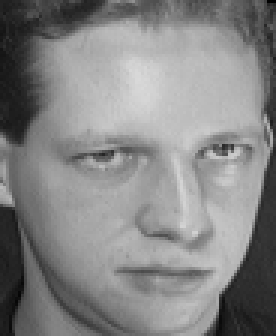
#> input picture ATTfaces/faces/s110.pgm, 92 x 112 px (shown 3 times larger); its folder holds 4 pictures in this run
$ jupyter execute --allow-errors PCA.ipynb
#> lines starting #> are read from the running program, lines starting #| are printed output that depends on the picture
# Facial Recognition and Reconstruction with Principal Component Analysis (PCA)
---

**Overview**

This notebook demonstrates how to apply Principal Component Analysis (PCA) for facial recognition and reconstruction. PCA is a powerful dimensionality reduction technique in linear algebra that transforms high-dimensional data into a lower-dimensional form. In the context of facial recognition, PCA helps in identifying the key features (**eigenfaces**) that capture the most significant variations among different faces. By projecting face images onto these eigenfaces, we can efficiently store and reconstruct facial data with reduced dimensionality.

**Objectives**

* Understand PCA: Grasp the fundamental concepts of PCA and how it applies to image data.

* Compute Eigenfaces: Learn how to derive eigenfaces from a dataset of facial images.

* Data Reduction: Utilize PCA to reduce the dimensionality of facial data, making storage and computation more efficient.

* Face Reconstruction: Reconstruct face images from their PCA-reduced representations and evaluate reconstruction quality.

### Step 1: Load the Dataset

In this step, we load and preprocess the dataset of facial images. The dataset consist of 400 grayscale images stored in the `ATTfaces/faces/` directory as `.pgm` files. We convert these images into a NumPy array to compute mathematical operations required for PCA.

**Key Actions:**

* Load Images: Read each `.pgm` file, convert it to a NumPy array, and store all images in a single NumPy array for efficient computation.

* Visualize Sample Faces: Display a grid of sample face images to get an initial sense of the data.

[cell 1]
import os
import numpy as np
import matplotlib.pyplot as plt
from mpl_toolkits.axes_grid1 import ImageGrid
from PIL import Image
from skimage.metrics import structural_similarity as ssim
from sklearn.metrics.pairwise import cosine_similarity

# Load the files into a list from the directory
data_dir = "ATTfaces/faces/"
file_names = os.listdir(data_dir)

# Convert each image into a NumPy array and store in images
images = [np.asarray(Image.open(data_dir + file_names[i])) for i in range(len(file_names))]
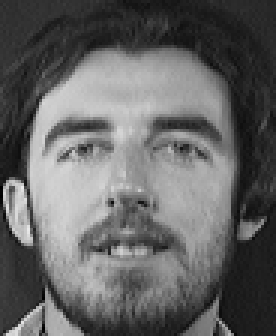
#> input picture ATTfaces/faces/s111.pgm, 92 x 112 px (shown 3 times larger)
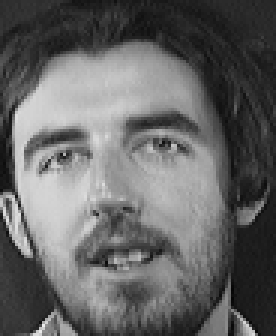
#> input picture ATTfaces/faces/s112.pgm, 92 x 112 px (shown 3 times larger)
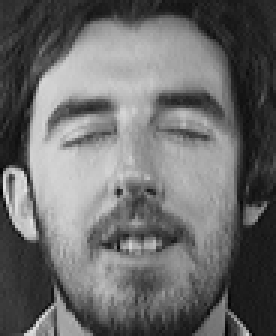
#> input picture ATTfaces/faces/s114.pgm, 92 x 112 px (shown 3 times larger)
#> images = 4 items

# Convert the list of images into a 3D array (# of images, height, width)
images = np.array(images)

# Display image shape
print(f"Dataset contains {images.shape[0]} images with dimensions {images.shape[1]}*{images.shape[2]} pixels each.")
#| Dataset contains 4 images with dimensions 112*92 pixels each.

# Visualize some of the faces
fig = plt.figure(figsize=(10, 10))
grid = ImageGrid(fig, 111, nrows_ncols=(5, 5), axes_pad=0.1)
fig.suptitle("Sample Faces from the Dataset", fontsize=16)

for ax, im in zip(grid, images[:25]):
    ax.imshow(im, cmap="gray")
    ax.axis('off')
#> this loop made 4 passes

plt.show()

### Step 2: Calculate the Mean Face

The mean face represents the average appearance across all faces in the dataset. Calculating the mean face provides a baseline for understanding the common features shared among the individuals in the dataset. It also serves as a reference point for computing the deviations of individual faces, which is essential for PCA.

**Key Actions:**

* Compute Mean Face: Calculate the average pixel value across all images.

* Visualize Mean Face: Display the mean face to observe the common features.

[cell 2]
# Calculate the mean face by averaging pixels across all images
face_mean = images.mean(axis=0)
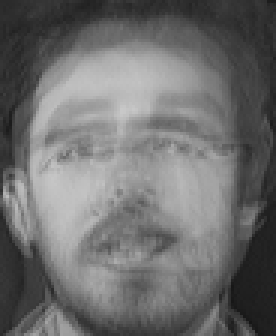
#> face_mean: shape (112, 92) float64 (shown 3 times larger); min 22.5, max 200.5, mean 110.3

# Display the mean face
fig = plt.figure(figsize=(6, 6))
ax = fig.add_subplot(111)
ax.imshow(face_mean, cmap="gray")
ax.axis('off')
ax.set_title("Average Face from Dataset", fontsize=14)

plt.show()

# Principal Component Analysis (PCA)
---

Principal Component Analysis allows us to identify the most important aspects of the dataset (**eigenfaces**) and shrink each image to share similarities with those eigenfaces. While the process is lossy, we can retain almost all of the initial information, while greatly reducing the storage requirements of the dataset.

### Step 3: Prepare for Eigendecompsition

We currently have our dataset loaded and have computed the mean face. Now, we'll center the dataset by subtracting the mean face from each image. Centering the dataset ensures that hte principal components capture the directions of maximum variance (most information).

**Key Actions:**

* Center the Data: Subtract the mean face from each image.

* Reshape Data: Flatten each 2D image into a 1D vector to form a 2D data matrix for PCA.

[cell 3]
# Get image dimensions
num_images, height, width = images.shape
#> num_images = 4; height = 112; width = 92
image_size = height * width
#> image_size = 10304

# Flatten each image into a 1D vector
flattened_images = images.reshape(num_images, image_size)

# Compute the mean face as a 1D vector
face_mean_vector = face_mean.flatten()
#> face_mean_vector = 10304 values, max 200.5 at index 3352, min 22.5 at index 9927, mean 110.3

# Center the data by subtracting the mean face from each image
centered_images = flattened_images - face_mean_vector

# Display the shape of the centered data matrix to verify correctness
print(f"Data matrix shape after flattening and centering: {centered_images.shape}")
#| Data matrix shape after flattening and centering: (4, 10304)

### Step 4: Eigendecomposition

In this step, we will compute the eigenvalues and eigenvectors of the covariance matrix. Understanding what the outputs are of these formulas is crucial as it's the backbone of PCA

**Key Concepts:**

* Eigenvectors (Principal Components): Vector directions that achieve the most variance and therefore the most information about the initial information. They represent the most significant features (**eigenfaces**) that differentiate the faces in the dataset.

* EigenValues: These are coefficients that indicate the amount of variance captured by each eigenvector. Higher eigenvalues correspond to eigenvectors that capture more variance.

**Important Points:**

* Each eigenvector is associated with one eigenvalue, establishing a one-to-one relationship between them.

* The eigenvalues are used to rank the eigenvectors in order of significance, from highest to lowest variance.

**Key Actions:**

* Compute the Covariance Matrix: With the centered data, we'll compute the covariance matrix.

* Perform Eigenvalue Decomposition: We'll compute the eigenvalues and eigenvectors of the covariance matrix using NumPy's `eigh` function.

* Sort Eigenvalues and Eigenvectors: We'll sort the eigenvalues in descending order and rearrange the eigenvectors accordingly to prioritize the principal components that capture the most variance (largest eigenvalues).

* Compute Eigenfaces: Finally, we'll transform the eigenvectors back to the original high-dimensional space to obtain the eigenfaces.

[cell 4]
# Compute the covariance matrix using the trick (low-dimensional space)
cov_matrix = np.dot(centered_images, centered_images.T) / num_images
#> cov_matrix = [[5619902.7, -2072073.6, -2612671.2, -935157.8], [-2072073.6, 2381991.8, 238249.5, -548167.6], [-2612671.2, 238249.5, 3231583.9, -857162.2], [-935157.8, -548167.6, -857162.2, 2340487.7]]

# Compute eigenvalues and eigenvectors
eigenvalues, eigenvectors = np.linalg.eigh(cov_matrix)
#> eigenvalues = [4.3e-10, 2405156.4, 3218569.7, 7950240]; eigenvectors = [[0.5, -0.0152, -0.269, -0.823], [0.5, -0.803, -0.0132, 0.323], [0.5, 0.507, -0.525, 0.466], [0.5, 0.312, 0.807, 0.0345]]

# Sort eigenvalues and corresponding eigenvectors in descending order
sorted_indices = np.argsort(eigenvalues)[::-1]
#> sorted_indices = [3, 2, 1, 0]
eigenvalues = eigenvalues[sorted_indices]
#> eigenvalues = [7950240, 3218569.7, 2405156.4, 4.3e-10]
eigenvectors = eigenvectors[:, sorted_indices]
#> eigenvectors = [[-0.823, -0.269, -0.0152, 0.5], [0.323, -0.0132, -0.803, 0.5], [0.466, -0.525, 0.507, 0.5], [0.0345, 0.807, 0.312, 0.5]]

# Compute the actual eigenfaces
eigenfaces = np.dot(centered_images.T, eigenvectors)

# Normalize eigenfaces to have unit length
eigenfaces = eigenfaces / np.linalg.norm(eigenfaces, axis=0)

print(f"Number of eigenfaces computed: {eigenfaces.shape[1]}")
#| Number of eigenfaces computed: 4

### Step 5:  Eigenfaces and Normalization

Currently, we have 400 eigenvectors and eigenvalues because that's the dimensionality of our covariance matrix. To reduce the size of our dataset, we'll only keep the first **250** values.

**Key Actions:**

* Select Top Eigenfaces: Retain the first 150 eigenfaces based on the sorted eigenvalues.

* Normalize Eigenfaces: Although already normalized, we'll ensure that the eigenfaces are scaled appropriately for visualization and projection.

* Compute Weights (Coefficients): Project the centered data onto the selected eigenfaces to obtain the weights required for reconstruction.

[cell 5]
# Number of principal components to retain
num_components = 150

# Select the top 'num_components' eigenfaces
selected_eigenfaces = eigenfaces[:, :num_components]
print(f"Selected {num_components} eigenfaces for further analysis.")

# Project the centered images onto the selected eigenfaces to obtain the weights (coefficients)
weights = np.dot(centered_images, selected_eigenfaces)
#> weights = [[-4642, -963.9, -47.19, 1709.5], [1820.6, -47.22, -2492.2, -2133.4], [2626.8, -1885.2, 1572.3, -1880.1], [194.6, 2896.4, 967.1, 2304]]
print(f"Weights matrix shape: {weights.shape}")
#| Weights matrix shape: (4, 4)

### Step 6: Displaying Eigenfaces

We will visualize the top **16** eigenfaces from the **250** we've selected. This visualization helps in understanding the primary features captured by PCA and how they contribute to facial recognition.

**Key Actions:**

* Visualize Top Eigenfaces: Display the first 16 eigenfaces to observe the most significant facial features identified by PCA.

* Normalization for Visualization: Scale the eigenfaces to the [0, 1] range to enhance contrast and visibility.

[cell 6]
# Number of eigenfaces to display
num_eigenfaces_to_display = 16

# Create a figure to display eigenfaces
fig = plt.figure(figsize=(12, 12))
fig.suptitle("Top 16 Eigenfaces", fontsize=16)
grid = ImageGrid(fig, 111, nrows_ncols=(4, 4), axes_pad=0.5)

#> (the rest of this cell did not finish here and is left out)

### Step 7: Reconstructing the images

In this step, we'll project the centered images onto the selected eigenfaces to obtain their coefficients. Using these coefficients, we'll reconstruct the images, thereby reducing the dimensionality of the data while retaining essential facial features.

**Key Actions:**

* Principal Components: Use `num_components` from PCA to reconstruct the faces.

* Project Data: Project the centered images onto the selected eigenfaces to obtain the coefficients.

* Reconstruct Images: Use the coefficients and eigenfaces to reconstruct the images.

[cell 7]
# Select the top 'num_components' eigenfaces
selected_eigenfaces = eigenfaces[:, :num_components]

# Project the centered images onto the eigenfaces to get the coefficients
coefficients = np.dot(centered_images, selected_eigenfaces)
#> coefficients has the same summary as weights

# Reconstruct the images from the coefficients and eigenfaces
reconstructed_images = np.dot(coefficients, selected_eigenfaces.T) + face_mean_vector

# Reshape reconstructed images back to original dimensions
reconstructed_images = reconstructed_images.reshape(num_images, height, width)

print(f"Reconstructed images shape: {reconstructed_images.shape}")
#| Reconstructed images shape: (4, 112, 92)

### Step 8: Analyzing Reconstruction Quality

After reconstructing the images, it's essential to evaluate how well the reconstructed images match the original ones. We'll assess the reconstruction quality using multiple similarity metrics:

* Pearson Correlation Coefficient

* Mean Squared Error (MSE)

* Structural Similarity Index (SSIM)

* Cosine Similarity

Additionally, we'll compute the average of these metrics across the entire dataset and display selected examples to qualitatively assess the reconstruction quality.

**Key Actions:**

* Compute Similarity Metrics: For each image, compute the four similarity metrics.

* Average Metrics: Calculate the average of each metric across the entire dataset.

* Visualize Selected Reconstructions: Display a subset of original and reconstructed images side by side, along with their individual similarity metrics.

* Compute Data Size Reduction: Evaluate the effectiveness of PCA in reducing data size.

[cell 8]
# Initialize lists to store similarity metrics
correlation_coefficients = []
mse_list = []
ssim_list = []
cosine_similarities = []

# Compute similarity metrics for each image
for i in range(num_images):
    original_flat = images[i].flatten()
    reconstructed_flat = reconstructed_images[i].flatten()

    # Pearson Correlation Coefficient
    correlation = np.corrcoef(original_flat, reconstructed_flat)[0, 1]
    correlation_coefficients.append(correlation)

    # Mean Squared Error (MSE)
    mse = np.mean((original_flat - reconstructed_flat) ** 2)
    mse_list.append(mse)

    # Structural Similarity Index (SSIM)
    ssim_value = ssim(images[i], reconstructed_images[i], data_range=images[i].max() - images[i].min())
    ssim_list.append(ssim_value)

    # Cosine Similarity
    cosine_sim = cosine_similarity(original_flat.reshape(1, -1), reconstructed_flat.reshape(1, -1))[0, 0]

    # Reshape for sklearn's cosine_similarity
    cosine_similarities.append(cosine_sim)
#> this loop made 4 passes
#> (correlation, mse, ssim_value, cosine_sim) on passes 1 to 4: (0.96, 283.6, 0.717, 0.994), (0.963, 441.7, 0.768, 0.984), (0.968, 343, 0.777, 0.988), (0.958, 515.2, 0.816, 0.987)
#> after the loop, correlation_coefficients = [0.96, 0.963, 0.968, 0.958]; cosine_similarities = [0.994, 0.984, 0.988, 0.987]; mse_list = [283.6, 441.7, 343, 515.2]; ssim_list = [0.717, 0.768, 0.777, 0.816]

# Compute average of each similarity metric
average_correlation = np.mean(correlation_coefficients)
#> average_correlation = 0.962
average_mse = np.mean(mse_list)
#> average_mse = 395.9
average_ssim = np.mean(ssim_list)
#> average_ssim = 0.769
average_cosine_similarity = np.mean(cosine_similarities)
#> average_cosine_similarity = 0.988

print(f"Average Pearson Correlation Coefficient: {average_correlation:.4f}")
#| Average Pearson Correlation Coefficient: 0.9621
print(f"Average Mean Squared Error (MSE): {average_mse:.4f}")
#| Average Mean Squared Error (MSE): 395.8788
print(f"Average Structural Similarity Index (SSIM): {average_ssim:.4f}")
#| Average Structural Similarity Index (SSIM): 0.7694
print(f"Average Cosine Similarity: {average_cosine_similarity:.4f}")
#| Average Cosine Similarity: 0.9883

# Select 6 random indices for visualization
num_display = 6
#> (the rest of this cell did not finish here and is left out)

### Step 9: Analyzing the Impact of Principal Components on Similarity Metrics

Understanding how the number of principal components affects the reconstruction quality is crucial for balancing between data compression and fidelity. In this analysis, we'll observe how varying the number of principal components influences the similarity metrics: Pearson Correlation Coefficient, Mean Squared Error (MSE), Structural Similarity Index (SSIM), and Cosine Similarity.

**Key Actions:**

* Vary Number of Principal Components: Test different numbers of principal components to observe their effect on reconstruction quality.

* Compute Metrics for Each Configuration: For each number of components, reconstruct the images and compute the similarity metrics.

* Plot the Results: Visualize how each metric changes with the number of principal components.

[cell 9]
# Define a range of principal components to evaluate
components_list = [50, 100, 150, 200, 250, 300, 350, 400]

# Initialize lists to store average metrics
average_correlations = []
average_mse_values = []
average_ssim_values = []
average_cosine_similarities = []

for num in components_list:
    # Select the top 'num' eigenfaces
    selected_eigenfaces = eigenfaces[:, :num]

    # Project the centered images onto the eigenfaces to get the coefficients
    coefficients = np.dot(centered_images, selected_eigenfaces)

    # Reconstruct the images from the coefficients and eigenfaces
    reconstructed = np.dot(coefficients, selected_eigenfaces.T) + face_mean_vector
    reconstructed = reconstructed.reshape(num_images, height, width)

    # Initialize lists to store metrics for current number of components
    correlations = []
    mses = []
    ssims = []
    cosine_sims = []

    for i in range(num_images):
        original_flat = images[i].flatten()
        reconstructed_flat = reconstructed[i].flatten()

        # Pearson Correlation Coefficient
        corr = np.corrcoef(original_flat, reconstructed_flat)[0, 1]
        correlations.append(corr)

        # Mean Squared Error (MSE)
        mse = np.mean((original_flat - reconstructed_flat) ** 2)
        mses.append(mse)

        # Structural Similarity Index (SSIM)
        ssim_val = ssim(images[i], reconstructed[i], data_range=images[i].max() - images[i].min())
        ssims.append(ssim_val)

        # Cosine Similarity
        cosine_sim = cosine_similarity(original_flat.reshape(1, -1), reconstructed_flat.reshape(1, -1))[0, 0]
        cosine_sims.append(cosine_sim)

    # Append average metrics for current number of components
    average_correlations.append(np.mean(correlations))
    average_mse_values.append(np.mean(mses))
    average_ssim_values.append(np.mean(ssims))
    average_cosine_similarities.append(np.mean(cosine_sims))

    print(f"Components: {num} | Avg Correlation: {average_correlations[-1]:.4f} | Avg MSE: {average_mse_values[-1]:.2f} | Avg SSIM: {average_ssim_values[-1]:.4f} | Avg Cosine Sim: {average_cosine_similarities[-1]:.4f}")
#> after the loop, average_correlations = [0.962, 0.962, 0.962, 0.962, 0.962, 0.962, 0.962, 0.962]; average_cosine_similarities = [0.988, 0.988, 0.988, 0.988, 0.988, 0.988, 0.988, 0.988]; average_mse_values = [395.9, 395.9, 395.9, 395.9, 395.9, 395.9, 395.9, 395.9]; average_ssim_values = [0.769, 0.769, 0.769, 0.769, 0.769, 0.769, 0.769, 0.769]

# Pearson Correlation Coefficient
plt.figure(figsize=(8, 6))
plt.plot(components_list, average_correlations, marker='o', color='blue', label='Pearson Correlation')
plt.xlabel('Number of Principal Components')
plt.ylabel('Average Pearson Correlation Coefficient')
plt.title('Pearson Correlation vs. Number of Principal Components')
plt.grid(True)
plt.legend()
plt.show()
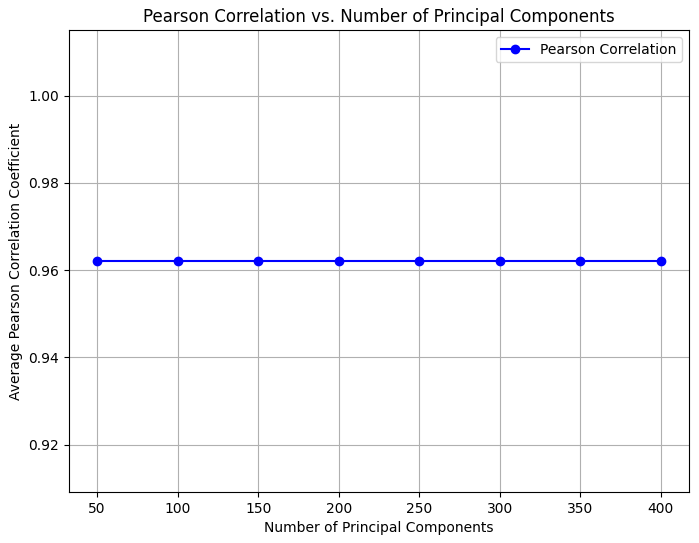
#> figure drawn by matplotlib, 1 panel

# Mean Squared Error (MSE)
plt.figure(figsize=(8, 6))
plt.plot(components_list, average_mse_values, marker='s', color='red', label='Mean Squared Error (MSE)')
plt.xlabel('Number of Principal Components')
plt.ylabel('Average Mean Squared Error (MSE)')
plt.title('Mean Squared Error (MSE) vs. Number of Principal Components')
plt.grid(True)
plt.legend()
plt.show()
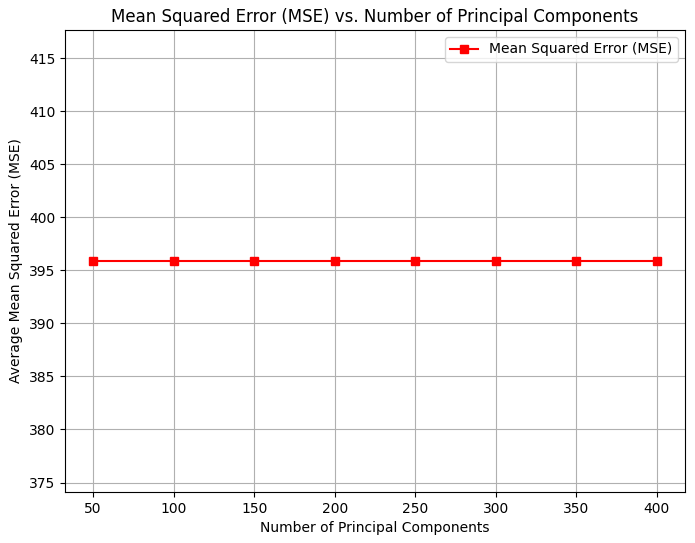
#> figure drawn by matplotlib, 1 panel

# Structural Similarity Index (SSIM)
plt.figure(figsize=(8, 6))
plt.plot(components_list, average_ssim_values, marker='^', color='green', label='Structural Similarity Index (SSIM)')
plt.xlabel('Number of Principal Components')
plt.ylabel('Average Structural Similarity Index (SSIM)')
plt.title('SSIM vs. Number of Principal Components')
plt.grid(True)
plt.legend()
plt.show()
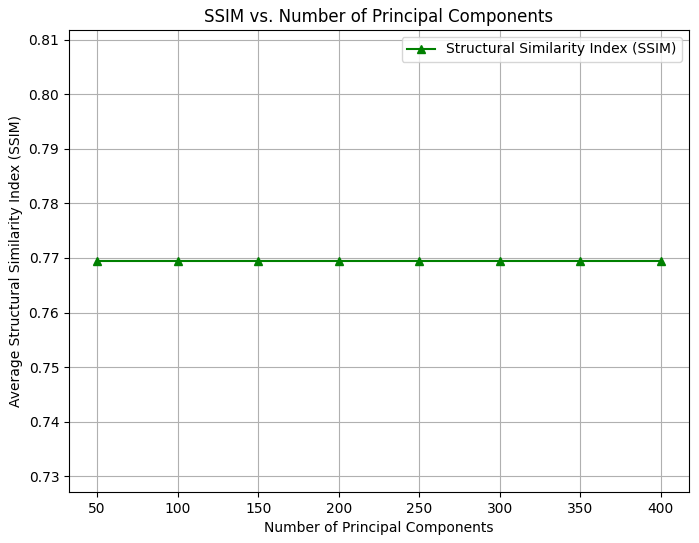
#> figure drawn by matplotlib, 1 panel

# Cosine Similarity
plt.figure(figsize=(8, 6))
plt.plot(components_list, average_cosine_similarities, marker='d', color='purple', label='Cosine Similarity')
plt.xlabel('Number of Principal Components')
plt.ylabel('Average Cosine Similarity')
plt.title('Cosine Similarity vs. Number of Principal Components')
plt.grid(True)
plt.legend()
plt.show()
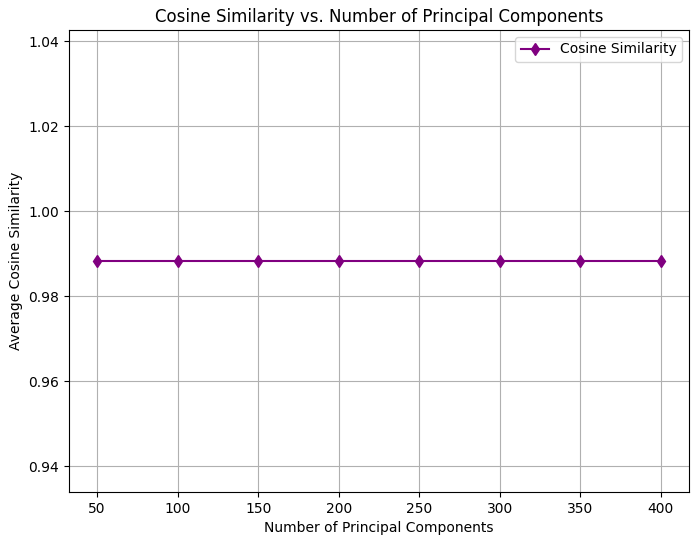
#> figure drawn by matplotlib, 1 panel
